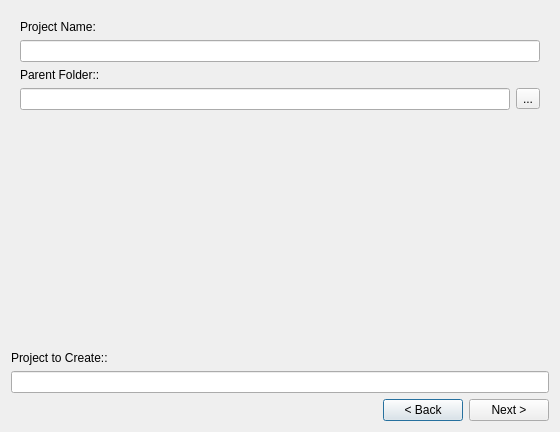
<?xml version="1.0" encoding="UTF-8"?>
<ui version="4.0">
 <class>ezQtCreateProjectDlg</class>
 <widget class="QDialog" name="ezQtCreateProjectDlg">
  <property name="geometry">
   <rect>
    <x>0</x>
    <y>0</y>
    <width>560</width>
    <height>432</height>
   </rect>
  </property>
  <property name="windowTitle">
   <string>Create Project</string>
  </property>
  <property name="windowIcon">
   <iconset resource="../../../Tools/Libs/GuiFoundation/QtResources/resources.qrc">
    <normaloff>:/GuiFoundation/Icons/ProjectAdd.svg</normaloff>:/GuiFoundation/Icons/ProjectAdd.svg</iconset>
  </property>
  <layout class="QVBoxLayout" name="verticalLayout">
   <item>
    <widget class="QStackedWidget" name="StackedPages">
     <widget class="QWidget" name="Page1" native="true">
      <layout class="QVBoxLayout" name="verticalLayout_2">
       <item>
        <widget class="QLabel" name="label_4">
         <property name="text">
          <string>Project Name:</string>
         </property>
        </widget>
       </item>
       <item>
        <widget class="QLineEdit" name="ProjectName">
         <property name="readOnly">
          <bool>false</bool>
         </property>
        </widget>
       </item>
       <item>
        <widget class="QLabel" name="label_5">
         <property name="text">
          <string>Parent Folder::</string>
         </property>
        </widget>
       </item>
       <item>
        <layout class="QHBoxLayout" name="horizontalLayout_3">
         <item>
          <widget class="QLineEdit" name="ProjectFolder">
           <property name="readOnly">
            <bool>true</bool>
           </property>
          </widget>
         </item>
         <item>
          <widget class="QToolButton" name="BrowseFolder">
           <property name="toolTip">
            <string>Open folder in explorer.</string>
           </property>
           <property name="text">
            <string>...</string>
           </property>
           <property name="icon">
            <iconset resource="../../../Tools/Libs/GuiFoundation/QtResources/resources.qrc">
             <normaloff>:/GuiFoundation/Icons/OpenFolder.svg</normaloff>:/GuiFoundation/Icons/OpenFolder.svg</iconset>
           </property>
          </widget>
         </item>
        </layout>
       </item>
       <item>
        <spacer name="verticalSpacer">
         <property name="orientation">
          <enum>Qt::Vertical</enum>
         </property>
         <property name="sizeHint" stdset="0">
          <size>
           <width>20</width>
           <height>252</height>
          </size>
         </property>
        </spacer>
       </item>
      </layout>
     </widget>
     <widget class="QWidget" name="Page2" native="true">
      <layout class="QVBoxLayout" name="verticalLayout_3">
       <item>
        <widget class="ezQtPluginSelectionWidget" name="Plugins" native="true">
         <property name="minimumSize">
          <size>
           <width>20</width>
           <height>20</height>
          </size>
         </property>
        </widget>
       </item>
      </layout>
     </widget>
    </widget>
   </item>
   <item>
    <widget class="QLabel" name="label_6">
     <property name="text">
      <string>Project to Create::</string>
     </property>
    </widget>
   </item>
   <item>
    <widget class="QLineEdit" name="ResultPath">
     <property name="readOnly">
      <bool>true</bool>
     </property>
    </widget>
   </item>
   <item>
    <layout class="QHBoxLayout" name="horizontalLayout">
     <item>
      <spacer name="horizontalSpacer">
       <property name="orientation">
        <enum>Qt::Horizontal</enum>
       </property>
       <property name="sizeHint" stdset="0">
        <size>
         <width>40</width>
         <height>20</height>
        </size>
       </property>
      </spacer>
     </item>
     <item>
      <widget class="QPushButton" name="Prev">
       <property name="text">
        <string>&lt; Back</string>
       </property>
      </widget>
     </item>
     <item>
      <widget class="QPushButton" name="Next">
       <property name="text">
        <string>Next &gt;</string>
       </property>
      </widget>
     </item>
    </layout>
   </item>
  </layout>
 </widget>
 <customwidgets>
  <customwidget>
   <class>ezQtPluginSelectionWidget</class>
   <extends>QWidget</extends>
   <header location="global">EditorFramework/Dialogs/PluginSelectionWidget.moc.h</header>
   <container>1</container>
  </customwidget>
 </customwidgets>
 <resources>
  <include location="../../../Tools/Libs/GuiFoundation/QtResources/resources.qrc"/>
  <include location="../QtResources/resources.qrc"/>
 </resources>
 <connections/>
</ui>
